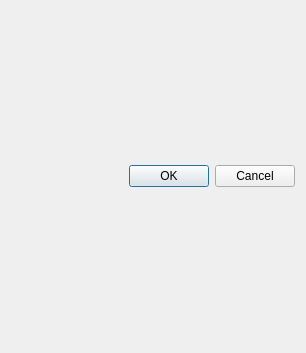
<?xml version="1.0" encoding="UTF-8"?>
<ui version="4.0">
 <class>GenericDialog</class>
 <widget class="QDialog" name="GenericDialog">
  <property name="geometry">
   <rect>
    <x>0</x>
    <y>0</y>
    <width>306</width>
    <height>353</height>
   </rect>
  </property>
  <property name="windowTitle">
   <string>Dialog</string>
  </property>
  <layout class="QVBoxLayout" name="verticalLayout">
   <item>
    <widget class="QDialogButtonBox" name="closeButtonBox">
     <property name="standardButtons">
      <set>QDialogButtonBox::Cancel|QDialogButtonBox::Ok</set>
     </property>
    </widget>
   </item>
  </layout>
 </widget>
 <resources/>
 <connections/>
</ui>
